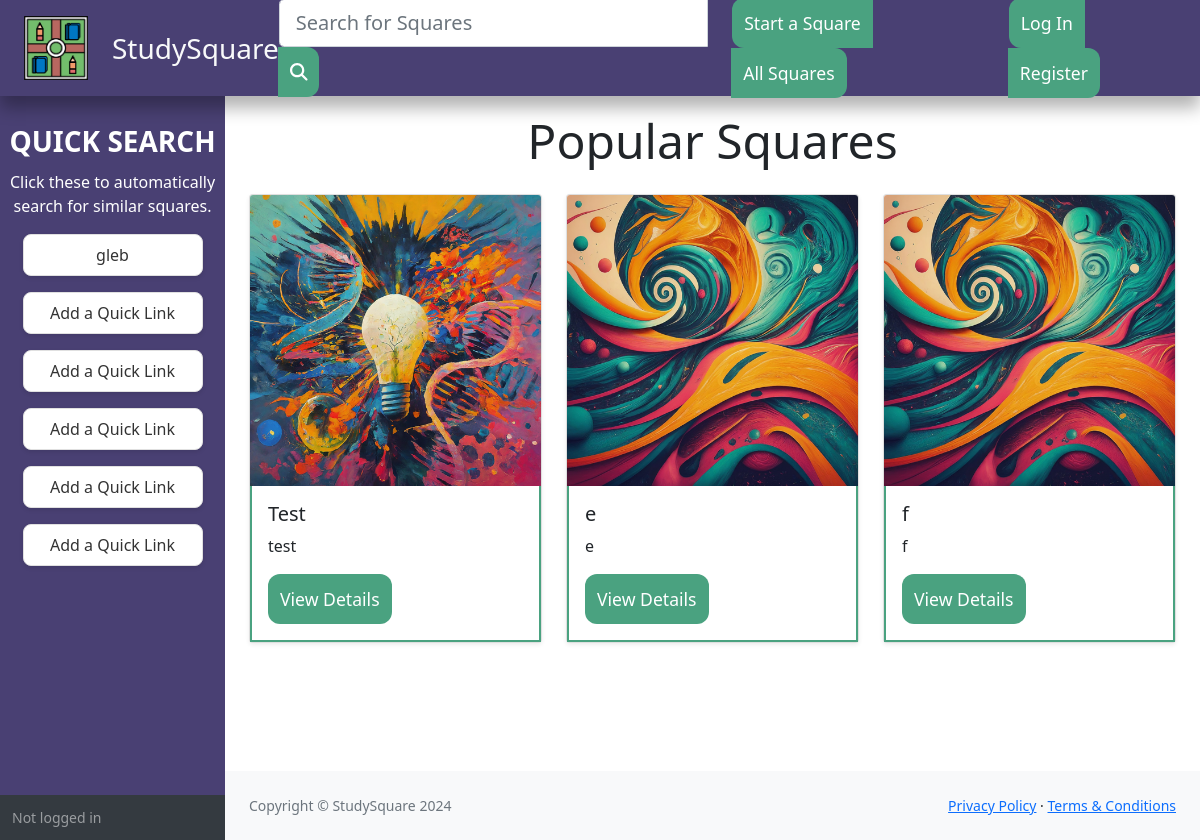
Before: / with the older database file.
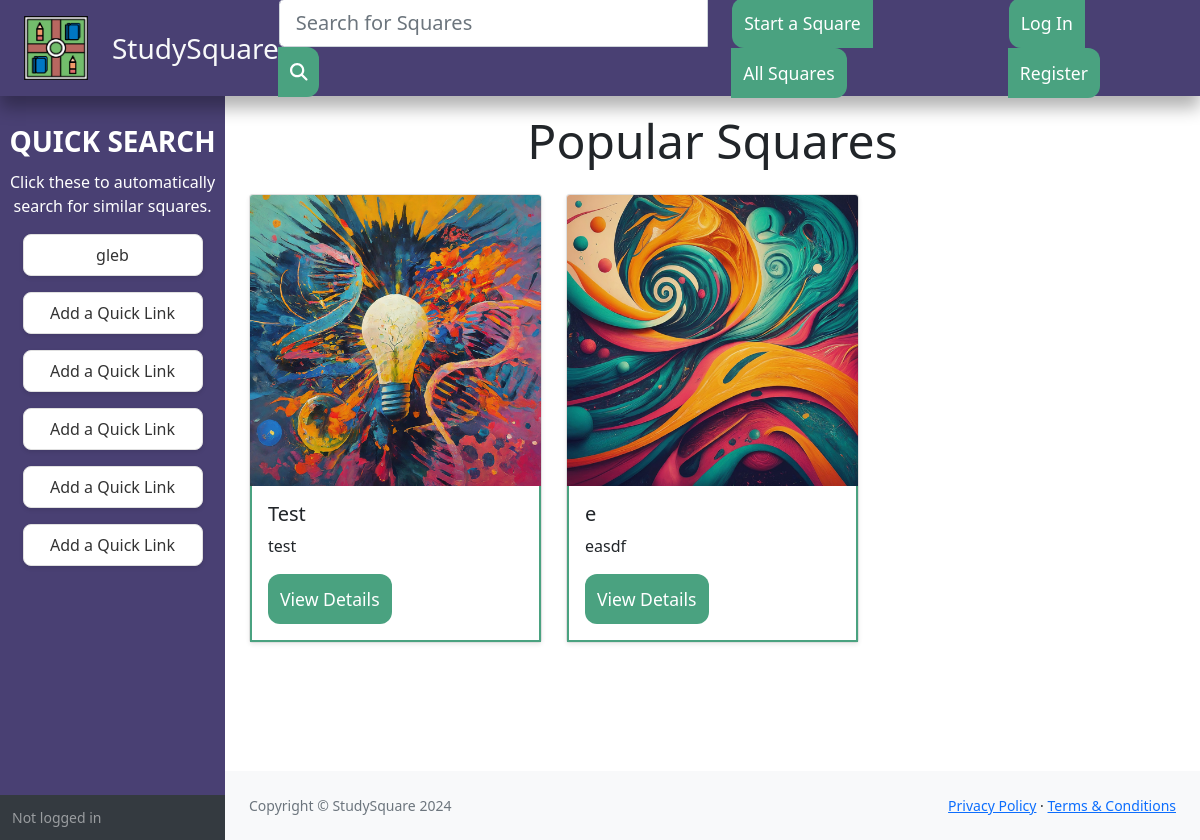
After: the same page with the newer database file.
### tables this page shows
CREATE TABLE 'squares' (
                'id' varchar(6) NOT NULL UNIQUE,
                'name' varchar(256) NOT NULL,
                'creator' integer NOT NULL,
                'create_date' datetime NOT NULL DEFAULT(0),
                'preview' varchar(200),
                'description' varchar(1000),
                'public' boolean NOT NULL DEFAULT(1),
                'members' integer NOT NULL DEFAULT(1),
                'meeting_code' varchar(64) NOT NULL,
                'image_type' integer NOT NULL,
                'topic' varchar(64) NOT NULL
            );

### application.py (the view)
@app.route("/")
def index():
    popular_squares = db.execute("SELECT * FROM squares ORDER BY members DESC LIMIT 3")
    return render_template("index.html", popular_squares=popular_squares)

### application.py (called while the page is built)
@app.after_request
def security_policies(response):
    response.headers['Strict-Transport-Security'] = 'max-age=31536000; includeSubDomains'
    response.headers['X-Content-Type-Options'] = 'nosniff'
    response.headers['X-Frame-Options'] = 'SAMEORIGIN'
    response.headers['X-XSS-Protection'] = '1; mode=block'
    return response

### templates/index.html (shortened to what this page needs)
{% extends "layout.html" %}
{% block main %}
<h1 class="display-4 mb-4 text-center mt-3" style="font-size: 3em;">Popular Squares</h1>
<div class="row">
    {% for square in popular_squares %}
    <div class="col-md-4 mb-4">
        <div class="card shadow-sm rounded">
            <img src="/static/square{{ square.image_type }}.png" class="card-img-top img-fluid" alt="{{ square.name }}">
            <div class="card-body border-standard">
                <h5 class="card-title">{{ square.name }}</h5>
                <p class="card-text">{{ square.description }}</p>
                <a href="/square/{{ square.id }}" class="btn btn-primary">View Details</a>
            </div>
        </div>
    </div>
    {% endfor %}
</div>
{% endblock %}

Changed rows visible on the page:
removed squares: name "f", description "f"
changed squares: description "e" → "easdf"
